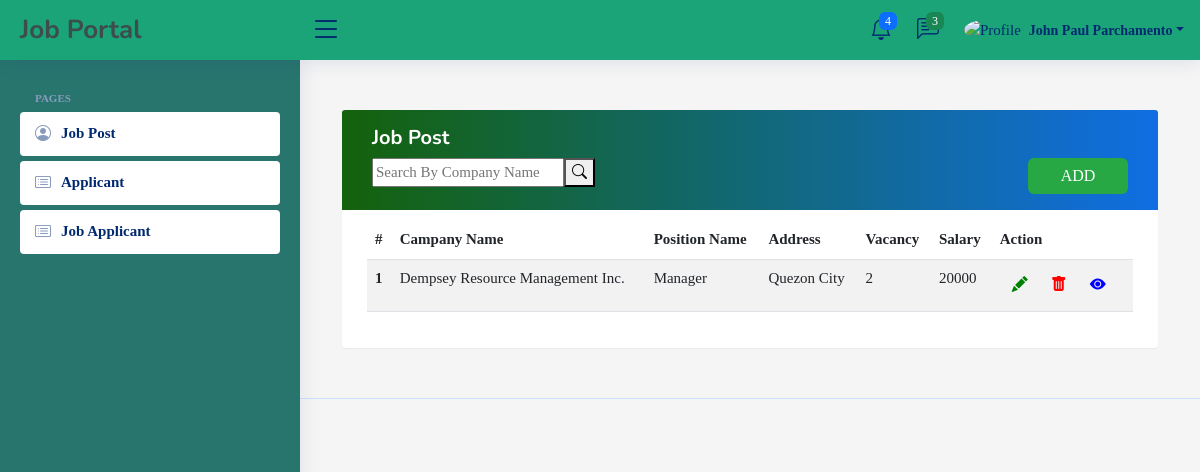
/admin panel/employerindex.php (signed in), run on the app's committed database.
### tables this page shows
CREATE TABLE `jobs` (
  `jobs_id` int(11) NOT NULL,
  `job_company_logo` varchar(255) DEFAULT NULL,
  `job_company_name` varchar(100) NOT NULL,
  `jobs_name` varchar(100) NOT NULL,
  `jobs_address` varchar(100) NOT NULL,
  `jobs_description` longtext NOT NULL,
  `jobs_r_skills` varchar(100) NOT NULL,
  `jobs_r_education_id` int(11) NOT NULL,
  `jobs_preferred_time` varchar(100) NOT NULL,
  `jobs_r_experience` varchar(100) NOT NULL,
  `jobs_vacancy_count` varchar(100) NOT NULL,
  `job_expected_salary` varchar(100) NOT NULL,
  `created_at` timestamp NOT NULL DEFAULT current_timestamp(),
  `jobs_user_id` int(11) NOT NULL
);

### admin panel/classes/CONFIGDB.php (called while the page is built, shortened)
<?php
	class CONFIGDB
	{
		private $_host = 'localhost';
		private $_username = 'root';
		private $_password = '';
		private $_database = 'job_portal_db';
		protected $connection;
		public function __construct()
		{
			if (!isset($this->connection)) {
				$this->connection = new mysqli($this->_host, $this->_username, $this->_password, $this->_database);
			}
			return $this->connection;
		}
	}
?>

### admin panel/classes/CRUDAPI.php (called while the page is built, shortened)
<?php
include_once 'CONFIGDB.php';
class CRUDAPI extends CONFIGDB
{
	public function getData($query)
	{
		$result = $this->connection->query($query);
		$rows = array();
		while ($row = $result->fetch_assoc()) {
			$rows[] = $row;
		}
		return $rows;
	}
}
?>

### admin panel/employerindex.php (the view, shortened to what this page needs)
<?php
    include_once("classes/CRUDAPI.php");
?>
<?php include('layouts/head.php'); ?>
<?php include('layouts/header.php'); ?>
<?php include('layouts/sidebaremployeer.php'); ?>
<div class="container">
      <div class="table-wrapper">
        <div class="table-title">
          <div class="row">
            <div class="col-md-12">
          <h5><b>Job Post</b></h5>
          <button type="button" class="btn btn-primary" id="jobs" style=" background-color:#28a745;  width:100px; float:right; border:none;">ADD</button>
          <div class="search-bar">
            <div class="search-form d-flex align-items-center" method="POST" action="#">
             <input type="text" id="searchData" placeholder="Search By Company Name" title="Enter search keyword">
            <button type="submit" title="Search"><i class="bi bi-search"></i></button>
           </div>
      </div>
        </div>
          </div>
    </div>
       <table class="table table-striped table-hover">
            <thead>
              <tr>
              <th scope="col">#</th>
            <th scope="col">Campany Name</th>
            <th scope="col">Position Name</th>
            <th scope="col">Address</th>
            <th scope="col">Vacancy</th>
            <th scope="col">Salary</th>
            <th scope="col">Action</th>
            </thead>
            <tbody id="table-main">
                <?php
                   if(isset($_SESSION['USERROLE'])){
                    $jobuser= $_SESSION['USERID'];
                $query = "SELECT * FROM `jobs` left join users on users.user_id = jobs.jobs_user_id where jobs.jobs_user_id=$jobuser";
                $result = $crudapi->getData($query);
                $number = 1;
                foreach ($result as $key => $data) {
                ?>
                 <tr>
                 <th scope="row"><?php echo $number; ?></th>
              <td><?php echo $data["job_company_name"] ?></td>
              <td><?php echo $data["jobs_name"] ?></td>
              <td><?php echo $data["jobs_address"] ?></td>
              <td><?php echo $data["jobs_vacancy_count"] ?></td>
              <td><?php echo $data["job_expected_salary"] ?></td>
                     <td>
                     <div class="btn-group" role="group" aria-label="Basic example">
                  <button type="button" data-id="<?php echo $data['jobs_id']; ?>" class="btn btn-primary" style="background-color:transparent; color:green; border:none;" id="editbtn"><i class="bi bi-pencil-fill"></i></button>
                  <button type="button" data-id="<?php echo $data['jobs_id']; ?>" class="btn btn-danger" style="background-color:transparent; color:red; border:none;" id="deletebtn"><i class="bi bi-trash-fill"></i></button>
                  <button type="button" data-id="<?php echo $data['jobs_id']; ?>" class="btn btn-primary" style="background-color:transparent; color:blue; border:none;" id="view"><i class="bi bi-eye-fill"></i></button>
                </div>
              </td>
              </tr>
          <?php $number++; } }?>
        </tbody>
      </table>
</div>
</div>
<?php include('layouts/footer.php'); ?>

### admin panel/assets/css/style.css (style rules this page uses)
:root { scroll-behavior: smooth; }
body { font-family: "Open Sans", sans-serif; background: #f6f9ff; color: #444444; }
h1, h2, h3, h4, h5, h6 { font-family: "Nunito", sans-serif; }

### admin panel/employerindex.php (style rules this page uses)
body { color: #566787; background:#f5f5f5; font-family: 'varela round', Sans-seif; font-size: 15px; }
.table-wrapper { background: #fff; padding: 20px 25px; margin: 30px 0; border-radius: 3px; box-shadow: 0 1px 1px rgba(0,0,0,.05); }
.table-title { padding-bottom: 15px; background: linear-gradient(to right, #14620b, #106ee3); color: #fff; padding: 16px 30px; margin: -20px -25px 10px; border-radius: 3px 3px 0 0; }

### data on the page
jobs: job_company_name "Dempsey Resource Management Inc.", jobs_name "Manager", jobs_address "Quezon City", jobs_vacancy_count "2", job_expected_salary "20000"

### other printed values
$_SESSION['FULLNAME'] "John Paul Parchamento"
